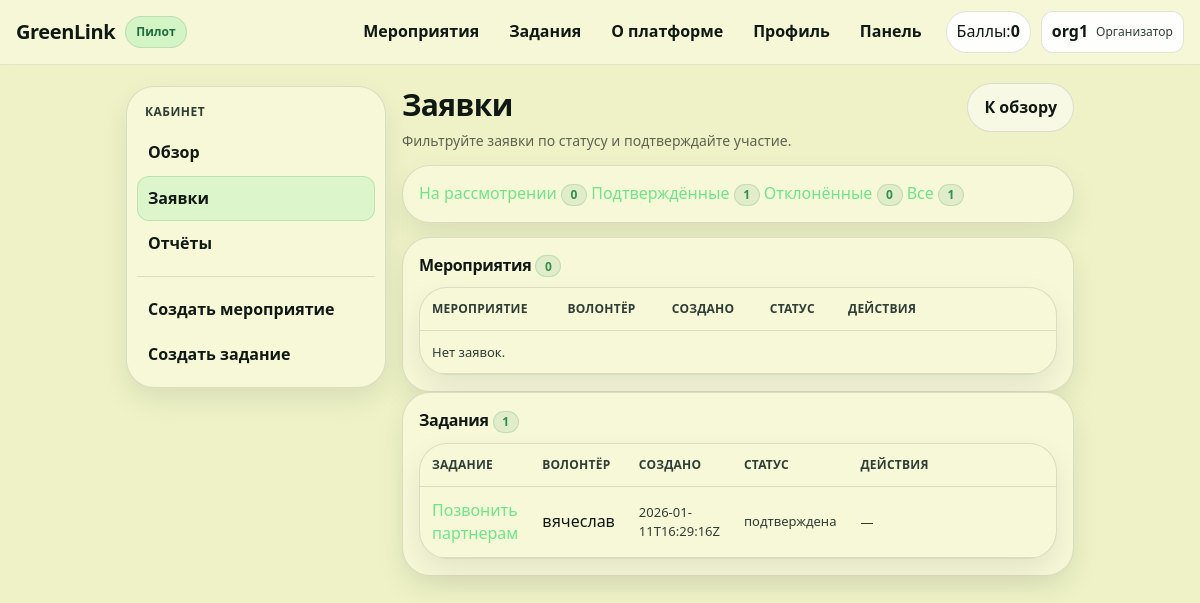
The page /manage/applications?status=all (signed in) on the database its author committed.
### tables this page shows
CREATE TABLE users (
  id INTEGER PRIMARY KEY AUTOINCREMENT,
  username TEXT NOT NULL UNIQUE,
  password_hash TEXT NOT NULL,
  role TEXT NOT NULL CHECK(role IN ('admin','organizer','volunteer')),
  created_at TEXT NOT NULL,
  is_blocked INTEGER NOT NULL DEFAULT 0,
  warnings_count INTEGER NOT NULL DEFAULT 0,
  last_warning_at TEXT,
  full_name TEXT,
  group_name TEXT,
  faculty TEXT,
  age INTEGER,
  university_id INTEGER,
  points INTEGER NOT NULL DEFAULT 0, education_text TEXT, bio_text TEXT,
  FOREIGN KEY (university_id) REFERENCES universities(id)
);

CREATE TABLE task_applications (
  id INTEGER PRIMARY KEY AUTOINCREMENT,
  task_id INTEGER NOT NULL,
  user_id INTEGER NOT NULL,
  status TEXT NOT NULL DEFAULT 'подтверждена',
  created_at TEXT NOT NULL,
  UNIQUE(task_id, user_id),
  FOREIGN KEY (task_id) REFERENCES tasks(id) ON DELETE CASCADE,
  FOREIGN KEY (user_id) REFERENCES users(id) ON DELETE CASCADE
);

CREATE TABLE tasks (
  id INTEGER PRIMARY KEY AUTOINCREMENT,
  name TEXT NOT NULL,
  description TEXT,
  points INTEGER NOT NULL DEFAULT 0,
  start_time TEXT,
  end_time TEXT,
  max_participants INTEGER NOT NULL DEFAULT 0,
  created_by INTEGER,
  created_at TEXT NOT NULL,
  FOREIGN KEY (created_by) REFERENCES users(id)
);

### app/routes.py (the view)
@bp.route("/manage/applications")
@login_required
@roles_required("admin","organizer")
def manage_applications():
    db = get_db()
    u = current_user()
    status = (request.args.get("status") or "pending").strip().lower()
    status_map = {
        "pending": APP_PENDING,
        "approved": APP_APPROVED,
        "rejected": APP_REJECTED,
        "all": None,
    }
    status_value = status_map.get(status, APP_PENDING)
    event_filter = "" if u["role"] == "admin" else "AND e.created_by = ?"
    task_filter = "" if u["role"] == "admin" else "AND t.created_by = ?"
    params_e_owner = () if u["role"] == "admin" else (u["id"],)
    params_t_owner = () if u["role"] == "admin" else (u["id"],)
    where_status_e = "" if status_value is None else "AND a.status = ?"
    where_status_t = "" if status_value is None else "AND a.status = ?"
    params_e_status = () if status_value is None else (status_value,)
    params_t_status = () if status_value is None else (status_value,)
    event_apps = db.execute(
        f"""
        SELECT a.*, e.name as item_name, e.start_time, e.end_time, u.username as username
        FROM event_applications a
        JOIN events e ON e.id=a.event_id
        JOIN users u ON u.id=a.user_id
        WHERE 1=1 {where_status_e} {event_filter}
        ORDER BY a.id DESC
        """,
        params_e_status + params_e_owner,
    ).fetchall()
    task_apps = db.execute(
        f"""
        SELECT a.*, t.name as item_name, u.username as username
        FROM task_applications a
        JOIN tasks t ON t.id=a.task_id
        JOIN users u ON u.id=a.user_id
        WHERE 1=1 {where_status_t} {task_filter}
        ORDER BY a.id DESC
        """,
        params_t_status + params_t_owner,
    ).fetchall()
    def _count_event(st):
        if u["role"] == "admin":
            if st is None:
                return db.execute("SELECT COUNT(1) as c FROM event_applications").fetchone()["c"]
            return db.execute("SELECT COUNT(1) as c FROM event_applications WHERE status=?", (st,)).fetchone()["c"]
        if st is None:
            return db.execute(
                "SELECT COUNT(1) as c FROM event_applications a JOIN events e ON e.id=a.event_id WHERE e.created_by=?",
                (u["id"],),
            ).fetchone()["c"]
        return db.execute(
            "SELECT COUNT(1) as c FROM event_applications a JOIN events e ON e.id=a.event_id WHERE a.status=? AND e.created_by=?",
            (st, u["id"]),
        ).fetchone()["c"]
    def _count_task(st):
        if u["role"] == "admin":
            if st is None:
                return db.execute("SELECT COUNT(1) as c FROM task_applications").fetchone()["c"]
            return db.execute("SELECT COUNT(1) as c FROM task_applications WHERE status=?", (st,)).fetchone()["c"]
        if st is None:
            return db.execute(
                "SELECT COUNT(1) as c FROM task_applications a JOIN tasks t ON t.id=a.task_id WHERE t.created_by=?",
                (u["id"],),
            ).fetchone()["c"]
        return db.execute(
            "SELECT COUNT(1) as c FROM task_applications a JOIN tasks t ON t.id=a.task_id WHERE a.status=? AND t.created_by=?",
            (st, u["id"]),
        ).fetchone()["c"]
    counts = {
        "pending": {"events": _count_event(APP_PENDING), "tasks": _count_task(APP_PENDING)},
        "approved": {"events": _count_event(APP_APPROVED), "tasks": _count_task(APP_APPROVED)},
        "rejected": {"events": _count_event(APP_REJECTED), "tasks": _count_task(APP_REJECTED)},
        "all": {"events": _count_event(None), "tasks": _count_task(None)},
    }
    return render_template(
        "manage_applications.html",
        event_apps=event_apps,
        task_apps=task_apps,
        status=status,
        counts=counts,
    )

### app/auth.py (called while the page is built)
def current_user():
    if "user_id" not in session:
        return None
    if getattr(g, "_current_user", None) is None:
        db = get_db()
        g._current_user = db.execute("SELECT * FROM users WHERE id=?", (session["user_id"],)).fetchone()
    return g._current_user

def login_required(view):
    @wraps(view)
    def wrapped(*args, **kwargs):
        u = current_user()
        if not u:
            return redirect(url_for("main.login", next=request.path))
        if u["is_blocked"]:
            session.clear()
            flash("Ваш аккаунт заблокирован. Обратитесь к администратору.", "error")
            return redirect(url_for("main.login"))
        return view(*args, **kwargs)
    return wrapped

def roles_required(*roles):
    def deco(view):
        @wraps(view)
        def wrapped(*args, **kwargs):
            u = current_user()
            if not u:
                return redirect(url_for("main.login", next=request.path))
            if u["role"] not in roles:
                flash("Недостаточно прав для доступа к разделу.", "error")
                return redirect(url_for("main.index"))
            return view(*args, **kwargs)
        return wrapped
    return deco

### app/db.py (called while the page is built)
def get_db():
    if "db" not in g:
        db_path = current_app.config["DB_PATH"]
        os.makedirs(os.path.dirname(os.path.abspath(db_path)), exist_ok=True)
        g.db = sqlite3.connect(db_path)
        g.db.row_factory = sqlite3.Row
        g.db.execute("PRAGMA foreign_keys = ON;")
    return g.db

### app/routes.py (called while the page is built)
@bp.context_processor
def inject_user():
    return {"current_user": current_user()}

### app/templates/manage_applications.html
{% extends "dashboard.html" %}
{% block page_title %}Заявки{% endblock %}
{% block page_subtitle %}Фильтруйте заявки по статусу и подтверждайте участие.{% endblock %}
{% block page_actions %}
  <a class="btn secondary" href="{{ url_for('main.manage') }}">К обзору</a>
{% endblock %}
{% block sidebar %}
  <div class="side-block">
    <div class="side-title">Кабинет</div>
    <a class="side-link" href="{{ url_for('main.manage') }}">Обзор</a>
    <a class="side-link active" href="{{ url_for('main.manage_applications', status=status) }}">Заявки</a>
    <a class="side-link" href="{{ url_for('main.manage_reports', status='pending') }}">Отчёты</a>
    <div class="side-sep"></div>
    <a class="side-link" href="{{ url_for('main.event_new') }}">Создать мероприятие</a>
    <a class="side-link" href="{{ url_for('main.task_new') }}">Создать задание</a>
  </div>
{% endblock %}
{% block dash_content %}
  <div class="card">
    <div class="tabs" role="tablist" aria-label="Фильтр статуса">
      {% set items = [
        ('pending','На рассмотрении'),
        ('approved','Подтверждённые'),
        ('rejected','Отклонённые'),
        ('all','Все')
      ] %}
      {% for key, label in items %}
        {% set total = (counts[key]['events'] + counts[key]['tasks']) %}
        <a class="tab {% if status==key %}active{% endif %}" href="{{ url_for('main.manage_applications', status=key) }}">
          {{ label }} <span class="pill">{{ total }}</span>
        </a>
      {% endfor %}
    </div>
  </div>
  <div class="dash-grid" style="margin-top:14px;">
    <div class="card">
      <div class="card-head">
        <h3 class="card-title">Мероприятия <span class="pill">{{ counts[status]['events'] }}</span></h3>
      </div>
      <div class="table-wrap">
        <table class="table">
          <tr>
            <th>Мероприятие</th>
            <th>Волонтёр</th>
            <th>Создано</th>
            <th>Статус</th>
            <th style="width:220px;">Действия</th>
          </tr>
          {% for a in event_apps %}
            <tr>
              <td><a href="{{ url_for('main.event_detail', event_id=a.event_id) }}">{{ a.item_name }}</a></td>
              <td>{{ a.username }}</td>
              <td class="small">{{ a.created_at }}</td>
              <td class="small">{{ a.status }}</td>
              <td>
                {% if a.status == 'на рассмотрении' %}
                  <div class="btn-row">
                    <form method="post" action="{{ url_for('main.manage_approve_event_application', app_id=a.id) }}">
                      {{ csrf_field() }}
                      <button class="btn tiny" type="submit">Подтв.</button>
                    </form>
                    <form method="post" action="{{ url_for('main.manage_reject_event_application', app_id=a.id) }}">
                      {{ csrf_field() }}
                      <button class="btn tiny danger" type="submit">Откл.</button>
                    </form>
                  </div>
                {% else %}
                  <span class="small">—</span>
                {% endif %}
              </td>
            </tr>
          {% else %}
            <tr><td colspan="5" class="small">Нет заявок.</td></tr>
          {% endfor %}
        </table>
      </div>
    </div>
    <div class="card">
      <div class="card-head">
        <h3 class="card-title">Задания <span class="pill">{{ counts[status]['tasks'] }}</span></h3>
      </div>
      <div class="table-wrap">
        <table class="table">
          <tr>
            <th>Задание</th>
            <th>Волонтёр</th>
            <th>Создано</th>
            <th>Статус</th>
            <th style="width:220px;">Действия</th>
          </tr>
          {% for a in task_apps %}
            <tr>
              <td><a href="{{ url_for('main.task_detail', task_id=a.task_id) }}">{{ a.item_name }}</a></td>
              <td>{{ a.username }}</td>
              <td class="small">{{ a.created_at }}</td>
              <td class="small">{{ a.status }}</td>
              <td>
                {% if a.status == 'на рассмотрении' %}
                  <div class="btn-row">
                    <form method="post" action="{{ url_for('main.manage_approve_task_application', app_id=a.id) }}">
                      {{ csrf_field() }}
                      <button class="btn tiny" type="submit">Подтв.</button>
                    </form>
                    <form method="post" action="{{ url_for('main.manage_reject_task_application', app_id=a.id) }}">
                      {{ csrf_field() }}
                      <button class="btn tiny danger" type="submit">Откл.</button>
                    </form>
                  </div>
                {% else %}
                  <span class="small">—</span>
                {% endif %}
              </td>
            </tr>
          {% else %}
            <tr><td colspan="5" class="small">Нет заявок.</td></tr>
          {% endfor %}
        </table>
      </div>
    </div>
  </div>
{% endblock %}

### app/templates/base.html (shortened to what this page needs)
<!doctype html>
<html lang="ru">
<head>
  <link rel="stylesheet" href="{{ url_for('static', filename='style.css') }}">
</head>
<body>
  <header class="topbar" id="topbar">
    <div class="container topbar-inner">
      <a class="brand" href="{{ url_for('main.index') }}" aria-label="На главную">
        <span class="brand-name">GreenLink</span>
        <span class="brand-badge">Пилот</span>
      </a>
      <div class="header-panel" id="header-panel">
        <nav class="nav" aria-label="Основная навигация">
          <a class="nav-link" href="{{ url_for('main.events') }}">Мероприятия</a>
          <a class="nav-link" href="{{ url_for('main.tasks') }}">Задания</a>
          <a class="nav-link" href="{{ url_for('main.about') }}">О платформе</a>
          {% if current_user %}
            <a class="nav-link" href="{{ url_for('main.profile') }}">Профиль</a>
            {% if current_user.role in ['admin','organizer'] %}
              <a class="nav-link" href="{{ url_for('main.manage') }}">Панель</a>
            {% endif %}
          {% endif %}
        </nav>
        <div class="top-actions">
          {% if current_user %}
            {% set role_labels = {'admin':'Администратор','organizer':'Организатор','volunteer':'Волонтёр'} %}
            <div class="points">Баллы: <strong>{{ current_user.points }}</strong></div>
            <details class="user">
              <summary class="user-sum">
                <span class="user-name">{{ current_user.username }}</span>
                <span class="user-role">{{ role_labels.get(current_user.role, current_user.role) }}</span>
              </summary>
            </details>
          {% else %}
            <a class="btn ghost" href="{{ url_for('main.login') }}">Войти</a>
            <a class="btn primary" href="{{ url_for('main.register') }}">Регистрация</a>
          {% endif %}
        </div>
      </div>
    </div>
  </header>
  <main class="container page">
    {% block content %}{% endblock %}
  </main>
</body>
</html>

### rows shown on the page
users: points "0", username "org1", get "Организатор"
task_applications: item_name "Позвонить партнерам", username "вячеслав", created_at "2026-01-11T16:29:16Z", status "подтверждена"

### other values the page prints
{{ label }} "На рассмотрении" "Подтверждённые" "Отклонённые" "Все"
{{ total }} "0" "1" "0" "1"
{{ counts[status]['events'] }} "0"
{{ counts[status]['tasks'] }} "1"
